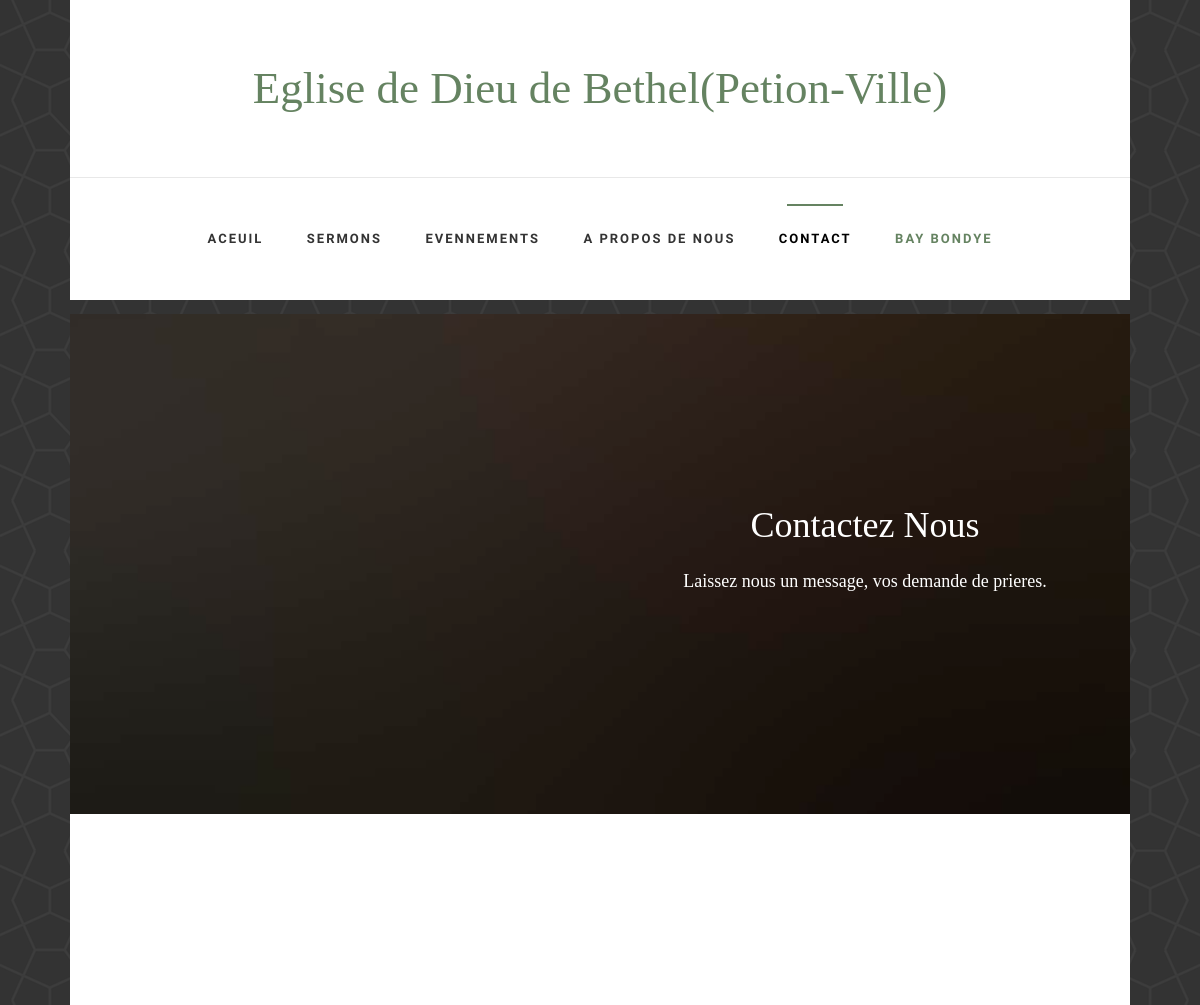
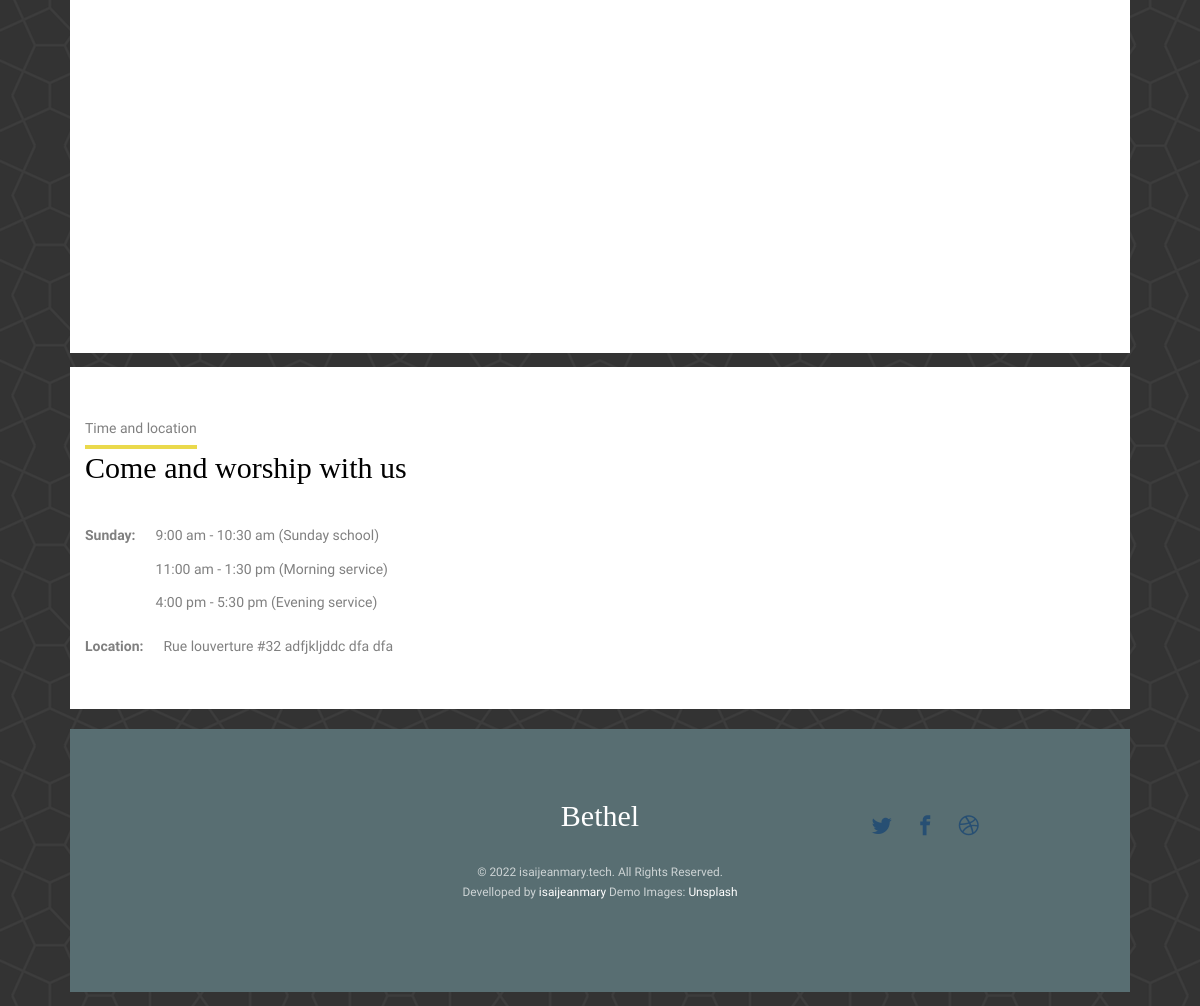
Page /home/contact on the committed database (2 pictures, top to bottom).
### home/models.py (models this page shows, shortened)
class contact_page(models.Model):
    title=models.CharField(max_length=30, default='standard')
    hero_img=models.ForeignKey(Img,on_delete=models.SET_NULL,null=True)
    title_hero=models.CharField(max_length=30, default='Contactez Nous')
    subtile_hero= models.TextField(default="Laissez nous un message, vos demande de prieres.")
    title=models.CharField(max_length=30, default='Contactez Nous')
    subtile= models.TextField(default="Qu'importe ou vous est dans le monde, la puissance du Seigneur reste et demeur le meme")
    title2=models.CharField(max_length=10, default='Address')
    address=models.CharField(max_length=50, default='Rue Louverture Rebecca prolongee #32')
    telphone=models.CharField(max_length=30, default='+509 43 89 0007')
    email=models.EmailField()
    siteweb=models.CharField(max_length=20)
    show=models.BooleanField(default=True)

class Img(models.Model):
    description=models.TextField(null=True)
    img=models.ImageField()

### home/views.py (the view, shortened to what this page needs)
# urls.py: path('home/contact', views.contact, name='contact'),
def contact(request):
    errorpost=True
    contact = models.contact_page.objects.get(show=True)
    context={'contact':contact,'error':errorpost}
    contact = models.contact_page.objects.get(show=True)
    context={'contact':contact,'error':errorpost}
    return render(request,'home/contact.html',context)

### home/templates/home/contact.html (shortened to what this page needs)
{% extends 'home/base.html' %}
{% load static %}
{% block contact_active %}class="active"{% endblock %}
{% block body %}
<div class="container-wrap">
	<aside id="fh5co-hero">
		<div class="flexslider">
			<ul class="slides">
			   <li style="background-image: url({{contact.hero_img.img.url}});">
				   <div class="overlay"></div>
				   <div class="container-fluid">
					   <div class="row">
						   <div class="col-md-6 col-md-offset-3 text-center slider-text">
							   <div class="slider-text-inner">
								   <h1>{{contact.title_hero}}</h1>
									<h2>{{contact.subtile_hero}}</h2>
							   </div>
						   </div>
					   </div>
				   </div>
			   </li>
			  </ul>
		  </div>
	</aside>
	<div id="fh5co-contact">
		<div class="row">
		</div>
	</div>
</div>
{% endblock %}

### static/home/css/style.css (style rules this page uses)
body { font-family: "Source Sans Pro", sans-serif; font-weight: normal; font-size: 14px; line-height: 1.7; color: gray; background: url(body-bg.png) repeat fixed; }
h1, h2, h3, h4, h5, h6, figure { color: #000; font-family: "Libre Baskerville", serif; font-weight: 400; margin: 0 0 20px 0; font-weight: normal; }
.container-wrap { max-width: 1060px; margin: 0 auto; margin-bottom: 1em; background: #fff; }
#fh5co-hero { height: 500px; background: #fff url(../images/loader.gif) no-repeat center center; width: 100%; float: left; }
#fh5co-hero .flexslider { border: none; z-index: 1; margin-bottom: 0; }
#fh5co-hero .flexslider .slides { position: relative; overflow: hidden; }
#fh5co-hero .flexslider .slides .overlay { position: absolute; top: 0; bottom: 0; left: 0; right: 0; content: ''; background: rgba(0, 0, 0, 0.3); }
#fh5co-hero .flexslider .slides li { background-repeat: no-repeat; background-size: cover; background-position: bottom center; height: 500px; position: relative; }
#fh5co-hero .flexslider .slider-text { display: table; opacity: 0; height: 500px; z-index: 9; width: 100%; }
#fh5co-hero .flexslider .slider-text > .slider-text-inner { display: table-cell; vertical-align: middle; padding: 2em; }
#fh5co-hero .flexslider .slider-text > .slider-text-inner h1, #fh5co-hero .flexslider .slider-text > .slider-text-inner h2 { margin: 0; padding: 0; color: white; font-family: "Libre Baskerville", serif; }
#fh5co-hero .flexslider .slider-text > .slider-text-inner h1 { margin-bottom: 20px; font-size: 36px; line-height: 1.3; font-weight: 300; }
#fh5co-hero .flexslider .slider-text > .slider-text-inner h2 { font-size: 18px; line-height: 1.5; margin-bottom: 30px; }
#fh5co-about, #fh5co-services, #fh5co-contact, #fh5co-sermon, #fh5co-bible-verse, #fh5co-news, #fh5co-events, #fh5co-counter, #fh5co-footer { padding: 5em 3em; clear: both; }

### rows in the picture
contact_page: hero_img.img (picture), title_hero "Contactez Nous", subtile_hero "Laissez nous un message, vos demande de prieres."
